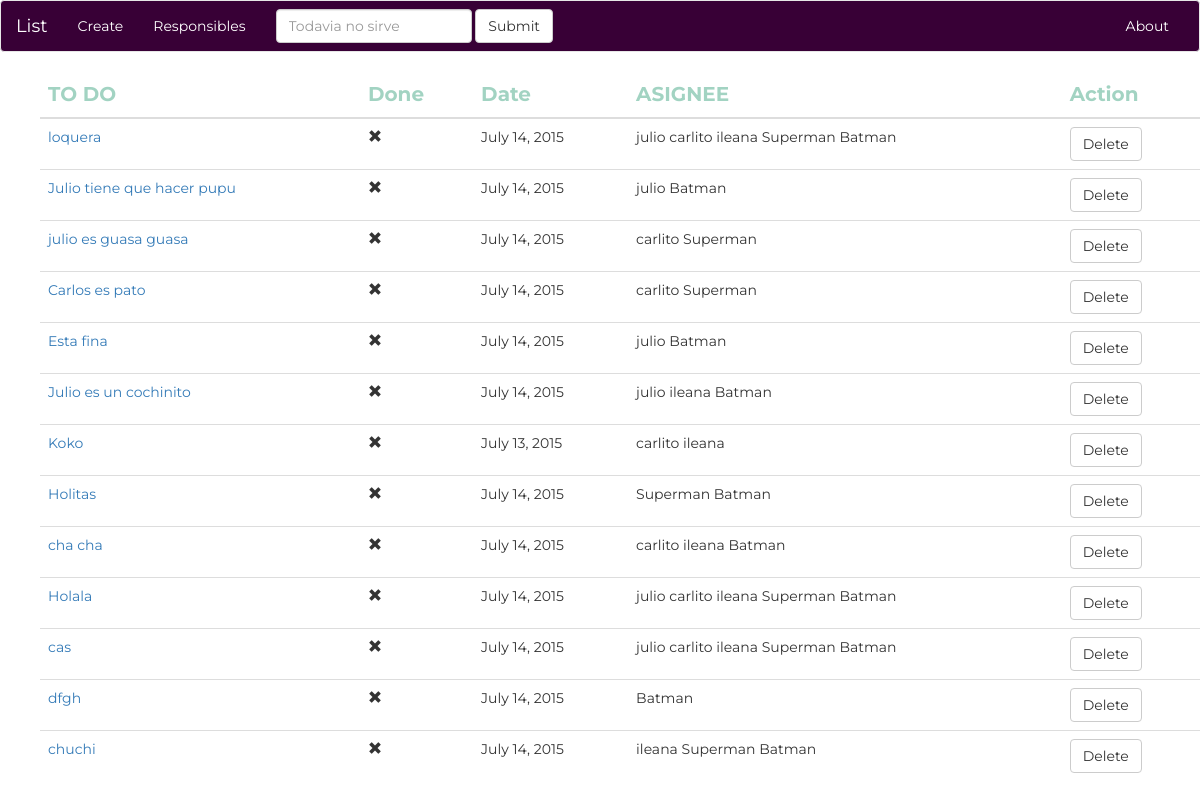
The page /home/list on the database as committed earlier.
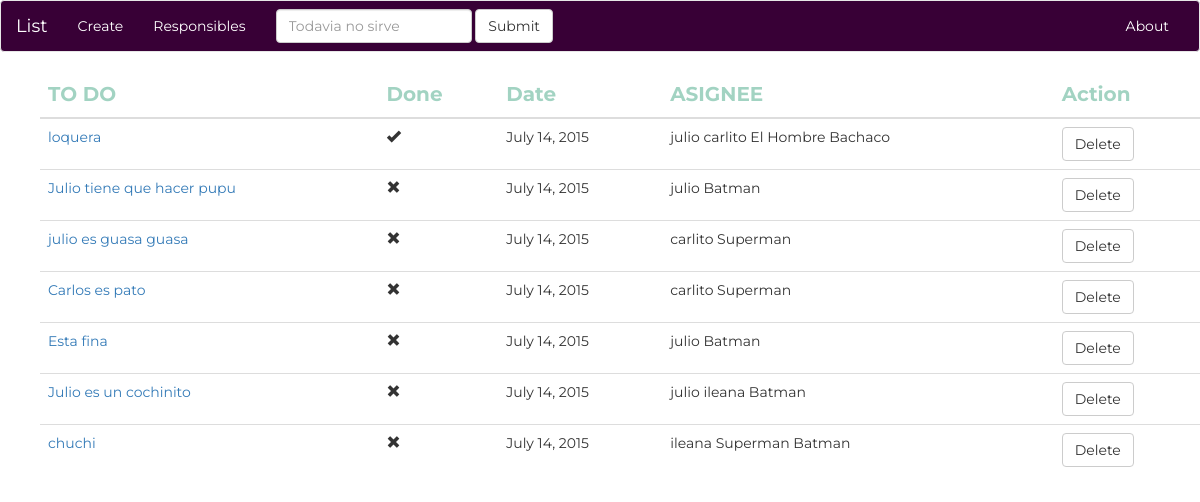
The same page on the database as committed later.
### playing_app/models.py (models this page shows, shortened)
class Todo(models.Model):
    todo_text = models.CharField(max_length = 200)
    todo_done = models.BooleanField()
    todo_created = models.DateField()
    todo_responsibles = models.ManyToManyField(Responsible)

class Responsible(models.Model):
    responsible_name = models.CharField(max_length = 200)

### playing_app/views.py (the view)
def todo_list_view(request):
    todos = Todo.objects.all()
    context = {"todos": todos}
    return render(request, "playing_app/todo_template.html",context)

### playing_app/templates/playing_app/todo_template.html (shortened to what this page needs)
<!DOCTYPE html>
<html>
<head>
  <link rel="stylesheet" href="https://maxcdn.bootstrapcdn.com/bootstrap/3.3.5/css/bootstrap.min.css">
  {% load staticfiles %}
  <link rel="stylesheet" type="text/css" href="{% static 'playing_app/style.css' %}" />
</head>
<body>
<nav class="navbar navbar-default barra">
  <div class="container-fluid">
    <div class="navbar-header">
      <a class="navbar-brand" href="{% url 'list' %}">List</a>
    </div>
    <div class="collapse navbar-collapse" id="bs-example-navbar-collapse-1">
      <ul class="nav navbar-nav">
        <li><a href="{% url 'create' %}">Create</a></li>
      </ul>
      <ul class="nav navbar-nav">
        <li><a href="{% url 'responsible' %}">Responsibles</a></li>
      </ul>
      <form class="navbar-form navbar-left" role="search">
        <div class="form-group">
          <input type="text" class="form-control" placeholder="Todavia no sirve">
        </div>
        <button type="submit" class="btn btn-default">Submit</button>
      </form>
      <ul class="nav navbar-nav navbar-right">
        <li><a href="#">About</a></li>
      </ul>
    </div>
  </div>
</nav>
{% block content %}
<ul>
  <table class="table table-hover">
  <thead>
    <th>TO DO</th>
    <th>Done</th>
    <th>Date</th>
    <th>ASIGNEE</th>
    <th>Action</th>
  </thead>
  {% for todo in todos %}
  <tr>
      <td> <a href="{% url 'edit' %}?id={{todo.id}}">{{todo.todo_text}} </a></td>
      {%if todo.todo_done%}
        <td><span class="glyphicon glyphicon-ok" aria-hidden="true"></span></td>
      {%else%}
        <td><span class="glyphicon glyphicon-remove" aria-hidden="true"></span></td>
      {%endif%}
      <td>{{todo.todo_created}}</td>
      <td>
      {% if todo.todo_responsibles.all%}
        {%for responsible in todo.todo_responsibles.all%}
        {{responsible.responsible_name}}
        {%endfor%}
      {%else%}
      None
      {%endif%}
      </td>
      <td><form action="{% url 'delete' %}" method="POST" > <input type="hidden" name="id" value={{todo.id}}> {% csrf_token %}<button class="btn btn-default" type = "submit" >Delete</button></form></td>
  </tr>
{% endfor %}
</table>
</ul>
{% endblock %}
</body>
</html>

### playing_app/static/playing_app/style.css (style rules this page uses)
body { font-family: 'Montserrat', sans-serif; }
.barra { background-color:#380036; }
.navbar-default .navbar-nav>li>a { color: white; }
.navbar-default .navbar-brand { color:white; }
th { color: #a2d3c2; font-size: 20px; }

Rows that differ between the two databases and show on the page:
removed Todo: todo_text "Koko", todo_done False (drawn), todo_created "July 13, 2015", Responsible (responsible_name "carlito"), Responsible (responsible_name "ileana")
removed Todo: todo_text "Holitas", todo_done False (drawn), todo_created "July 14, 2015", Responsible (responsible_name "Superman"), Responsible (responsible_name "Batman")
removed Todo: todo_text "cha cha", todo_done False (drawn), todo_created "July 14, 2015", Responsible (responsible_name "carlito"), Responsible (responsible_name "ileana"), Responsible (responsible_name "Batman")
removed Todo: todo_text "Holala", todo_done False (drawn), todo_created "July 14, 2015", Responsible (responsible_name "julio"), Responsible (responsible_name "carlito"), Responsible (responsible_name "ileana"), Responsible (responsible_name "Superman"), Responsible (responsible_name "Batman")
removed Todo: todo_text "cas", todo_done False (drawn), todo_created "July 14, 2015", Responsible (responsible_name "julio"), Responsible (responsible_name "carlito"), Responsible (responsible_name "ileana"), Responsible (responsible_name "Superman"), Responsible (responsible_name "Batman")
removed Todo: todo_text "dfgh", todo_done False (drawn), todo_created "July 14, 2015", Responsible (responsible_name "Batman")
changed Todo "loquera": todo_done False → True (drawn); loses Responsible (responsible_name "ileana"); loses Responsible (responsible_name "Superman"); loses Responsible (responsible_name "Batman")
added Responsible: responsible_name "El Hombre Bachaco", shown under Todo "loquera"
